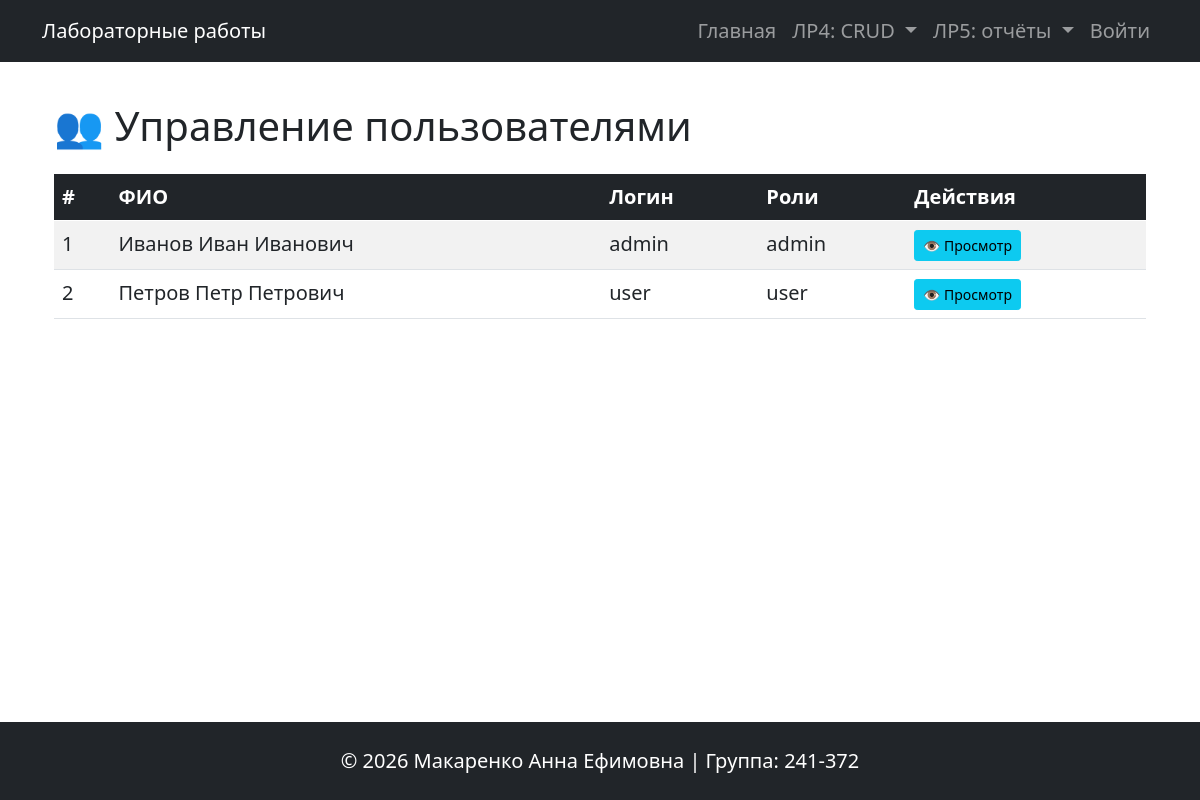
Screenshot of /users with the database file from the repository.
### database.py (models this page shows, shortened)
class User(db.Model):
    __tablename__ = 'users'
    id = db.Column(db.Integer, primary_key=True)
    username = db.Column(db.String(80), unique=True, nullable=False)
    password_hash = db.Column(db.String(200), nullable=False)
    last_name = db.Column(db.String(100))
    first_name = db.Column(db.String(100), nullable=False)
    patronymic = db.Column(db.String(100))
    created_at = db.Column(db.DateTime, default=datetime.utcnow)
    roles = db.relationship('Role', secondary=user_roles, backref=db.backref('users', lazy='dynamic'))
    visits = db.relationship('VisitLog', backref='user', lazy='dynamic')
    def get_full_name(self):
        name_parts = [self.last_name, self.first_name, self.patronymic]
        return ' '.join([p for p in name_parts if p]) or 'Без имени'
    def full_name(self):
        return self.get_full_name()
    def get_role_names(self):
        return [role.name for role in self.roles]

class Role(db.Model):
    __tablename__ = 'roles'
    id = db.Column(db.Integer, primary_key=True)
    name = db.Column(db.String(50), unique=True, nullable=False)
    description = db.Column(db.String(200))

### app.py (the view)
@app.route('/users')
def user_list():
    users = User.query.all()
    return render_template('user_list.html', users=users)

### app.py (called while the page is built)
def log_visit(path):
    try:
        log = VisitLog(
            path=path,
            user_id=current_user.id if current_user.is_authenticated else None
        )
        db.session.add(log)
        db.session.commit()
    except Exception:
        db.session.rollback()

@app.before_request
def before_request():
    if not request.path.startswith('/static') and not request.path.startswith('/visit-logs'):
        log_visit(request.path)

### templates/user_list.html (shortened to what this page needs)
{% extends 'base.html' %}
{% block content %}
<div class="container">
    <h1 class="my-4">👥 Управление пользователями</h1>
    <div class="table-responsive">
        <table class="table table-striped table-hover">
            <thead class="table-dark">
                <tr><th>#</th><th>ФИО</th><th>Логин</th><th>Роли</th><th>Действия</th></tr>
            </thead>
            <tbody>
                {% for user in users %}
                <tr>
                    <td>{{ loop.index }}</td>
                    <td>{{ user.full_name() }}</td>
                    <td>{{ user.username }}</td>
                    <td>{{ user.get_role_names() | join(', ') if user.get_role_names() else '—' }}</td>
                    <td>
                        <a href="{{ url_for('user_view', user_id=user.id) }}" class="btn btn-sm btn-info">👁️ Просмотр</a>
                    </td>
                </tr>
                {% endfor %}
            </tbody>
        </table>
    </div>
</div>
{% endblock %}

### static/styles.css (style rules this page uses)
body { font-size: 1.25rem; }

### templates/base.html (style rules this page uses)
html, body { height: 100%; }
body { display: flex; flex-direction: column; }

### rows the page displays
User: full_name "Иванов Иван Иванович", username "admin", get_role_names "admin"
User: full_name "Петров Петр Петрович", username "user", get_role_names "user"
